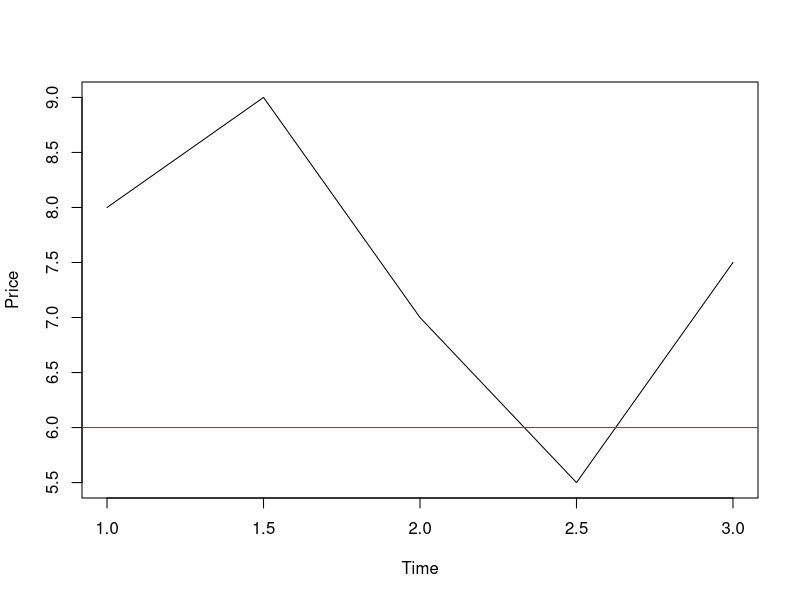
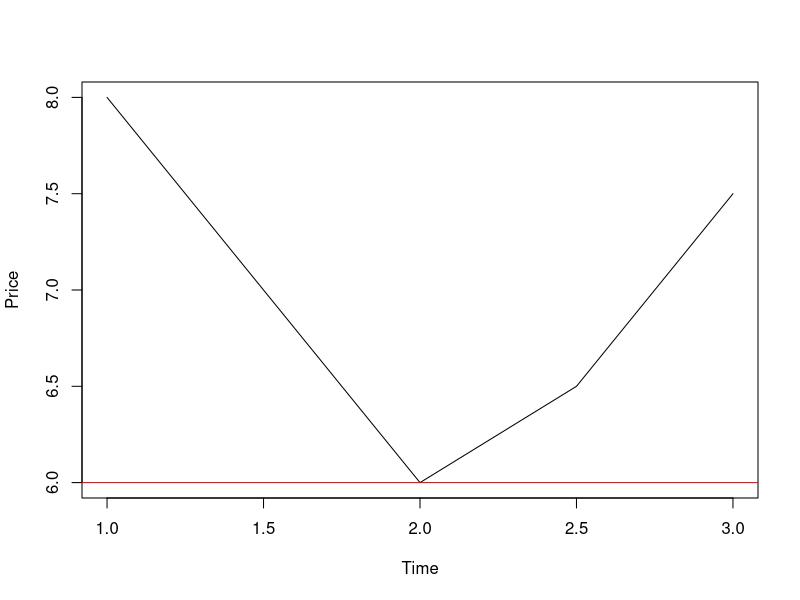

R code for these plots, in order:
## ---- chunk 1
library(tidyverse)
## ---- chunk 2
plot(c(1,1.5,2,2.5,3),  
     c(8,9,7,5.5,7.5),"l",
     xlab="Time",
     ylab="Price",)
abline(h=6,col="red")
## ---- chunk 3
plot(c(1,1.5,2,2.5,3),  
     c(8,7,6,6.5,7.5),"l",
     xlab="Time",
     ylab="Price",)
abline(h=6,col="red")
## ---- chunk 4
build_stock_tree = function(S, sigma, delta_t, N) {
  tree = matrix(0, nrow=N+1, ncol=N+1)
  u = exp(sigma*sqrt(delta_t)) ### CRR model
  d = exp(-sigma*sqrt(delta_t))
  for (i in 1:(N+1)) { ## Each i denotes for the period i-1 
    for (j in 1:i) { ## Each j denotes for the node j 
      tree[i,j] = S * u^(j-1) * d^((i-1)-(j-1)) ###
  }
  }
  return(tree)
}

### compute the risk-neutral probability
  q_prob = function(r, delta_t, sigma) { ##delta_t: the time period, sigma: the volatility of the stock
  u = exp(sigma*sqrt(delta_t)) ## up factor
  d = exp(-sigma*sqrt(delta_t)) ## down factor
  R=exp(r*delta_t) ## future factor
  return((R - d)/(u-d))
}
### locial function with output 0 or 1
logical <- function(x,a){
for (i in 1: length(x)){if (x[i]>a) {x[i]=1} else x[i]=0}
return (x)}

### compute the price of European down and out call options
value_binomial_option_down_out = function(tree, sigma, delta_t,
r, X, B) {
## X:the strike price, B: barrier
q = q_prob(r, delta_t, sigma)
option_tree = matrix(0, nrow=nrow(tree), ncol=ncol(tree))
option_tree[nrow(option_tree),] =
logical(tree[nrow(tree),],B)*pmax(tree[nrow(tree),] - X, 0)
for (i in (nrow(tree)-1):1) {
for(j in 1:i) {
option_tree[i, j] = logical(tree[i,j],B)*
((1-q)*option_tree[i+1,j] +
q*option_tree[i+1,j+1])/exp(r*delta_t)}}
return(option_tree)}

### combine every thing
binomial_option_down_out = function( sigma, T,t, r, X, B,S, N) {
q = q_prob(r=r, delta_t=(T-t)/N, sigma=sigma)
tree = build_stock_tree(S=S, sigma=sigma, delta_t=(T-t)/N, N=N)
option = value_binomial_option_down_out(tree, sigma=sigma,
delta_t=(T-t)/N, r=r, X=X, B=B)
return(list(q=q, stock=tree, option=option, price=option[1,1]))
}

binom = binomial_option_down_out(sigma=0.2, 
                         T=1, 
                         t=0.5, 
                         r=0.05,
                         X=10, 
                         B=9, 
                         S=11, 
                         N=4)
## ---- chunk 5
binom$stock
binom$option
binom$price
## ---- chunk 6
MC_down_out <- function(St , K,B,t , T , r , sigma ,M, N ){
  dt=(T-t)/N
  payoff=matrix(0,nrow=M,ncol=1)
  S =matrix(0,nrow=M, ncol=N+1)
  for (i in 1:M){
  S[i,1] = St
  for (j in 1:N){
    S[i,j+1]=S[i,j]*exp((r-sigma^2/2)*dt+sigma*sqrt(dt)*rnorm(1,mean=0,sd=1))
    if (S[i,j+1]<=B ){
    break
    }
  }
  payoff[i]=max(S[i,N+1]-K,0)}
  price <- exp(-r * (T - t))*mean(payoff)
  return(price)
}

MC_down_out(St=11, 
            K=10, 
            B=9, 
            t=0.5, 
            T=1, 
            r=0.05,
            sigma=0.2, 
            M=10000, 
            N=1000 )
